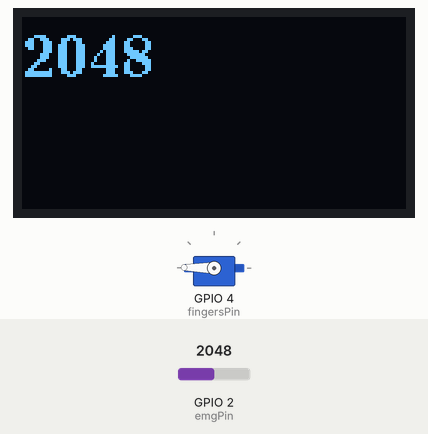
Simulated run of this sketch. Board: ESP32. Shown: servo, 128×64 one-colour display. The test bench sets the inputs (shaded band); at power-on: GPIO 2 (emgPin) = 2048. What the sketch prints to the serial monitor is not drawn.

Above: at 0.69 s.
1.3 s: GPIO 2 (emgPin) set to 326
At 2.22 s:
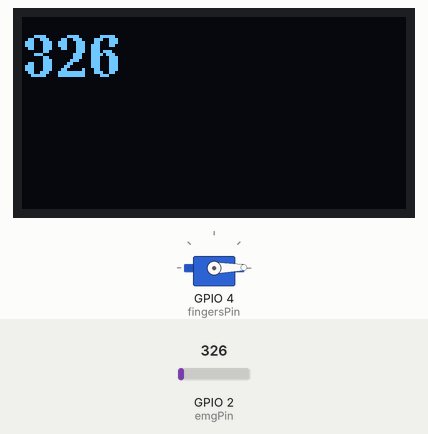
4.3 s: GPIO 2 (emgPin) set to 277
At 4.7 s:
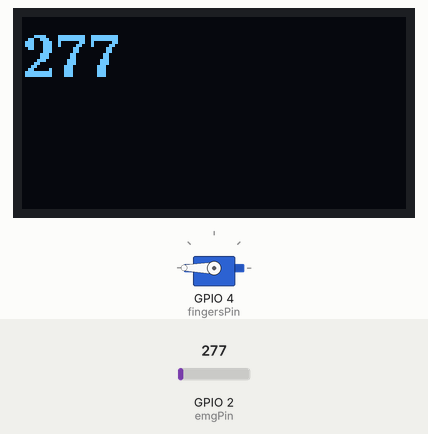
5.8 s: GPIO 2 (emgPin) set to 340
At 6.19 s:
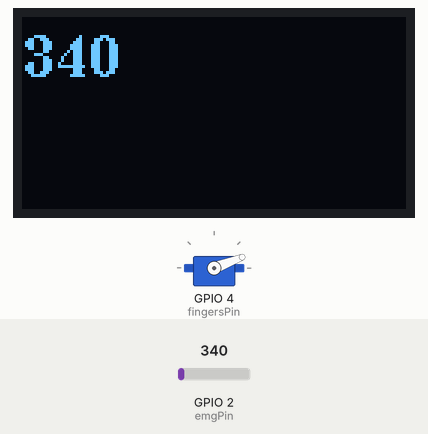
Timing chart, 0 to 65.8 s (numbered marks = the images above; inputs shaded):
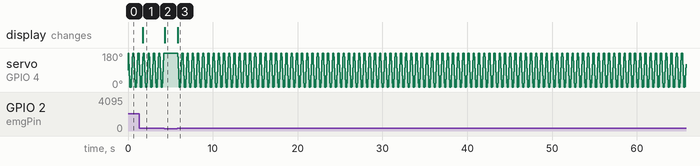

Measured:
- the behaviour switches between 301 and 300 on GPIO 2 (emgPin) (found by bisection; images 1 and 2)
- after the input at 1.3 s, the display: changes after 0.46 s (image 1)
- after the input at 4.3 s, servo on GPIO 4 (fingersPin): stops changing and stays 180°; the display: changes after 0.05 s (image 2)

The sketch:

skarr_WorkingCode.ino
```cpp
#include <ESP32Servo.h>
#include <U8g2lib.h>
#include <Wire.h>

Servo fingers;
const int emgPin = 2;
const int fingersPin = 4;
bool fingersOpen = true;
int emgValue = 0;
int threshold = 300;

U8G2_SSD1306_128X64_NONAME_F_SW_I2C u8g2(U8G2_R0, /* clock=*/ 22, 21, U8X8_PIN_NONE);

void setup() {
  Serial.begin(115200);
  fingers.attach(fingersPin);
  u8g2.begin();
}

void loop() {
  u8g2.setFont(u8g2_font_ncenB14_tr);  // Choose a font

  emgValue = analogRead(emgPin);
  Serial.println(emgValue);

  u8g2.clearBuffer();
  u8g2.setCursor(0, 20);
  u8g2.print(emgValue);
  u8g2.sendBuffer();

  if (fingersOpen && emgValue > threshold) {
    for (int i = 180; i >= 0; i--){
    fingers.write(i);
    delay(1);}
    fingersOpen = false;
  } else if (!fingersOpen && emgValue > threshold) {
    for (int j = 0; j <= 180; j++){
    fingers.write(j);
    delay(1);}
    fingersOpen = true;
  }

  delay(100);
}
```
